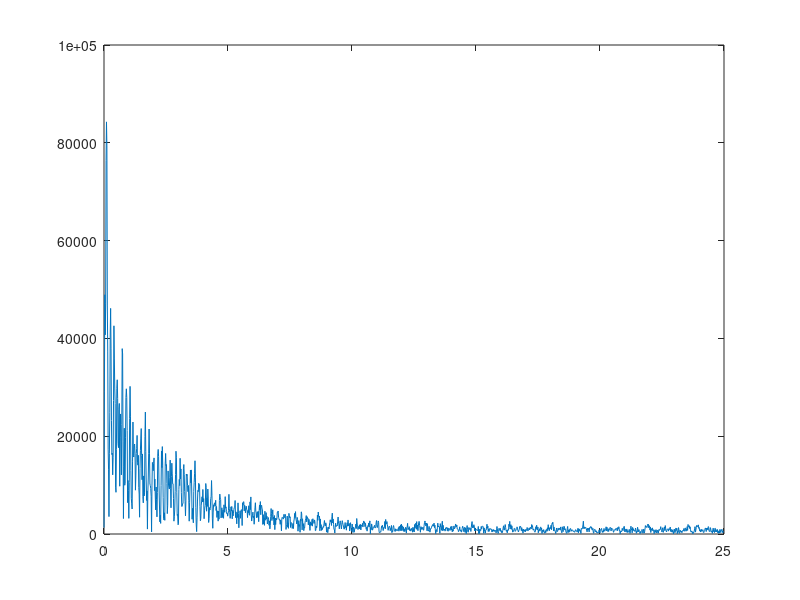

Recreate this plot in MATLAB.
clc
clear
%close all
fid1 = fopen('sin_frequency_input.txt','rt');
fid2 = fopen('pwm_input.txt','rt');
fid3 = fopen('angular_speed_output.txt','rt');

sin_frequency_input=fscanf(fid1,'%f\n');
pwm_input=fscanf(fid2,'%f\n');
angular_speed_output=fscanf(fid3,'%f\n');
fclose(fid1);
fclose(fid2);
fclose(fid3);
%figure;plot(sin_frequency_input,'.');hold on;plot(sin_frequency_input);hold on;
%figure;plot(pwm_input,'.');hold on;plot(pwm_input,'b');hold on;
%figure;plot(angular_speed_output,'.');hold on;plot(angular_speed_output,'b');





N=length(pwm_input);% samples
Fs=50;%50Hz
Ts=0.02;
t=Ts*(1:N);
PWM_INPUT=abs(fft(pwm_input));
PWM_INPUT=PWM_INPUT(1:N/2);
f=Fs*[0:N/2-1]/N;
%figure;
%plot(Datf);
figure;plot(f,PWM_INPUT);
